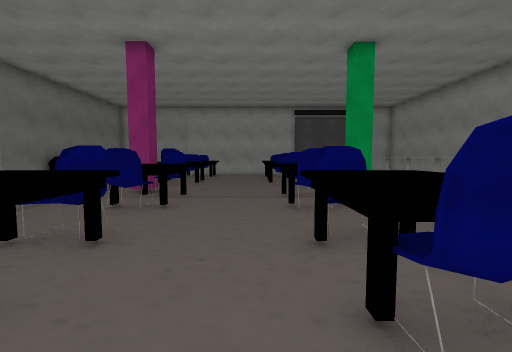
[1] (above)

18 first-person views from a walk through a scene from a Unity 3-D project. The camera is 1.4 m above the floor, tilts 4° down and sees 90° across. The floor is counted in squares, 1 m on a side. Each view is taken from the middle of a square. On the plan, view 1 faces up. The plan holds only what a view shows up to about 13 squares ahead; the rest is blank. The place goes on beyond the plan. The player character is not drawn. Some surface patterns are stand-ins.

[2]
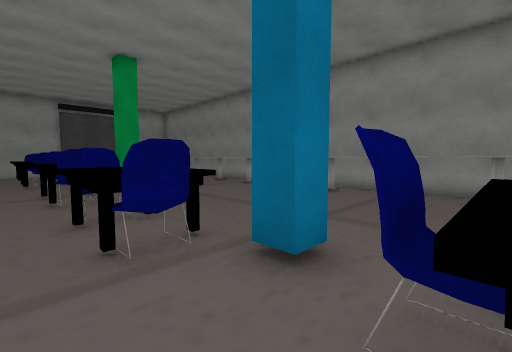

[3]
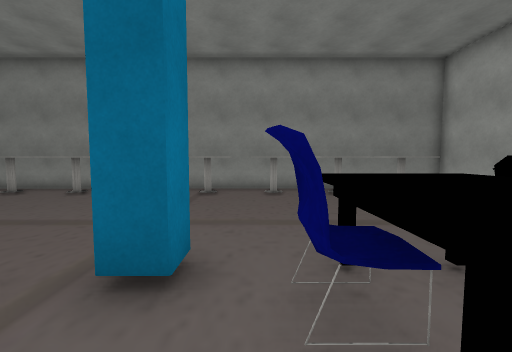

[4]
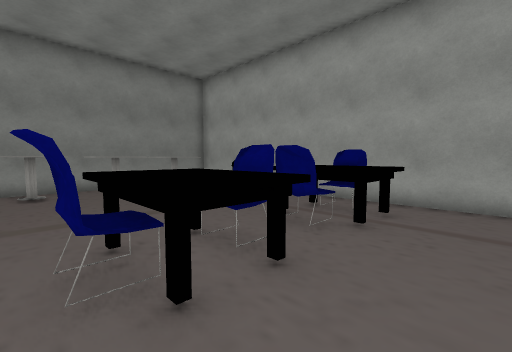

[5]
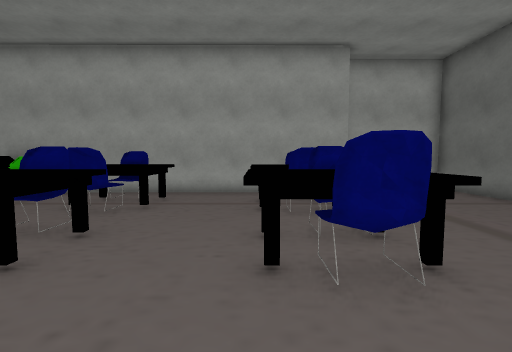

[6]
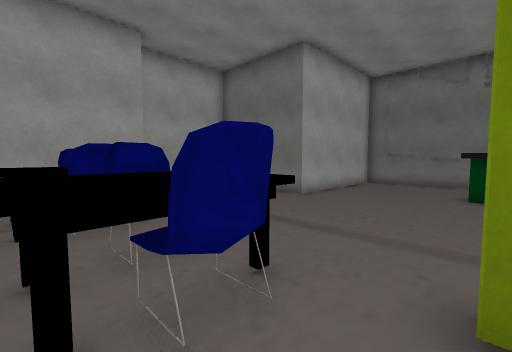

[7]
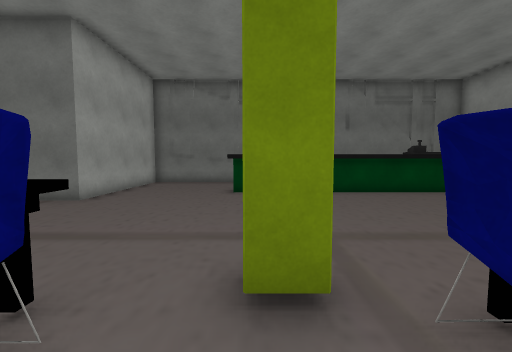

[8]
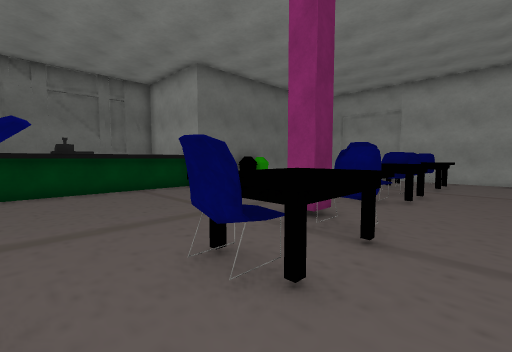

[9]
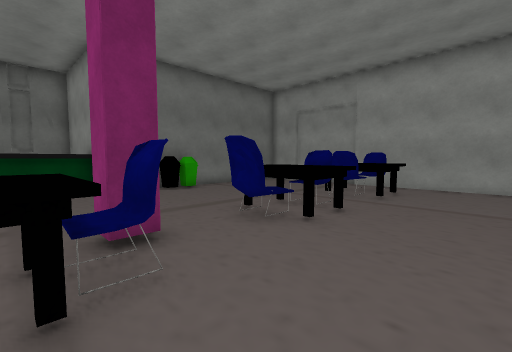

[10]
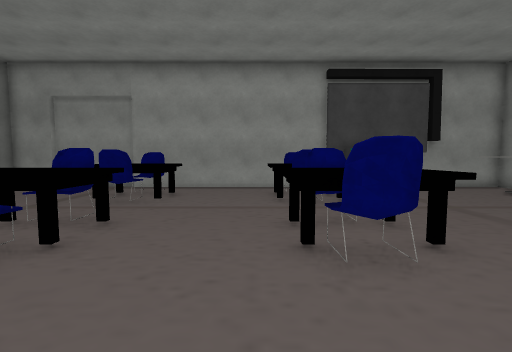

[11]
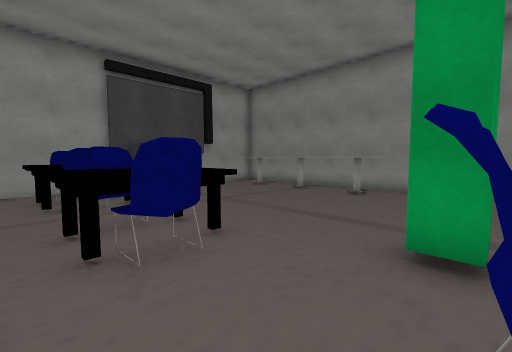

[12]
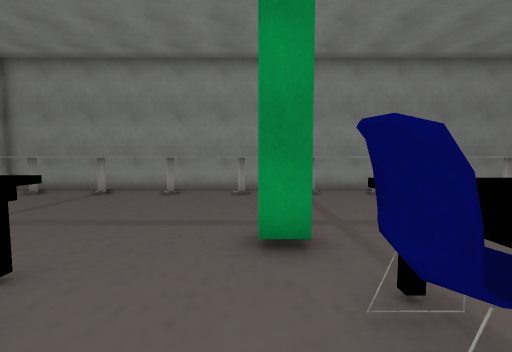

[13]
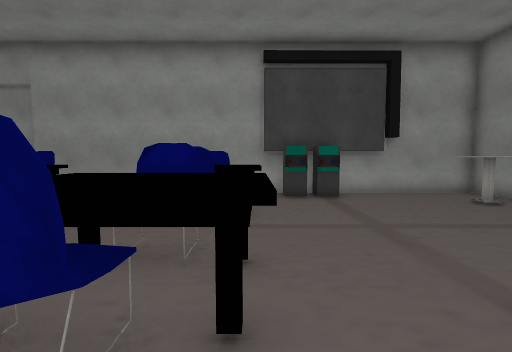

[14]
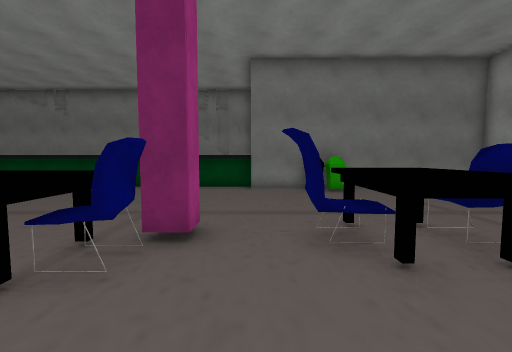

[15]
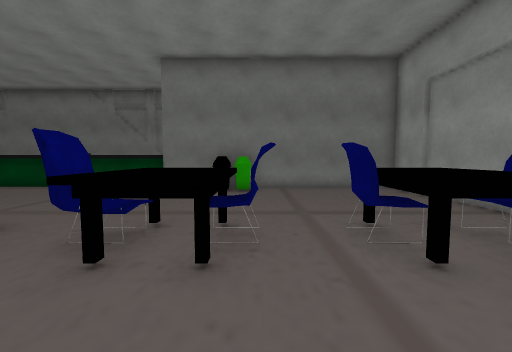

[16]
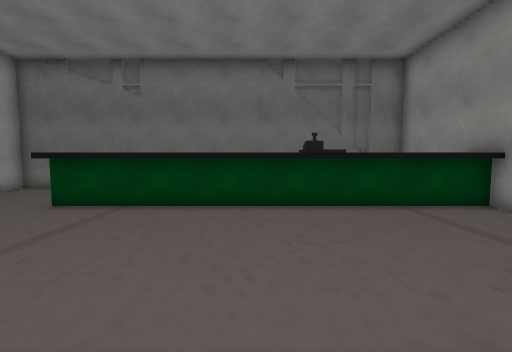

[17]
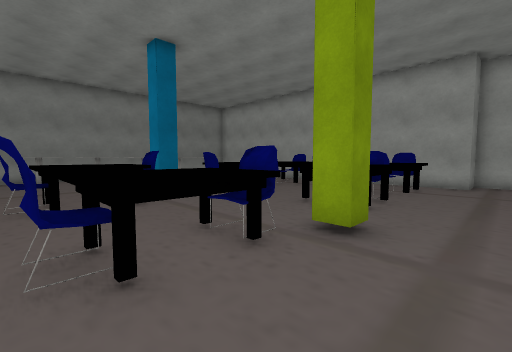

[18]
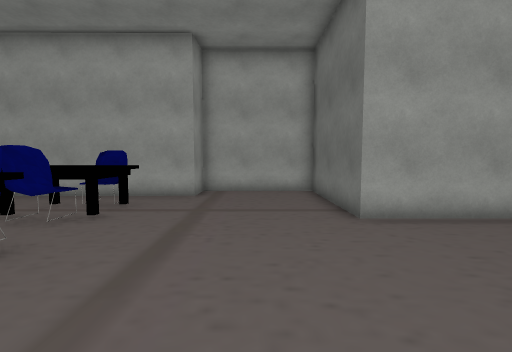

### Floor plan
Key: @ floor where view 1 was taken; # wall or solid block; x gap in a wall; . floor; ^ raised ledge.
Columns run from 17 left of view 1 to 12 right of it. Each row starts with its distance up from view 1.
 23        #####
 22      ###...###################
 21      #.......x...... ###...^^#
 20      #......^^^...^^ .....^^^#
 19      #......^^^...  ^......^^#
 18      #......^x^...^^^......^^#
 17      #....................^^^#
 16      ##.....##....^#.......^ #
 15      ##.....^^^...^^^......^^#
 14      # .....^^^...^^^.....^^^#
 13      #......##....##.........#
 12 ######....................^^^#
 11 #    #......##.............^^#
 10 #    #......#^^...^#.......^ #
  9 #    #.......^^...^^^.....^^^#
  8 #   ##.......^^...^ ^......^^#
  7 #   ##.......^^...^^.......^^#
  6 #   ##....................^^^#
  5 #    #.......##...##.......^ #
  4 #    #.......^^...^^^.....^^ #
  3 #    #.......^ ...^ ^......^^#
  2 #    #.......^^...^^^......^^#
  1 #    #......###....##.....^^^#
  0 #    #......##...@..#......^^#
 -1 #... #.....................^^#
 -2 #............^^^..^^^.....^^^#
 -3 #............ ^^..^^^........#
 -4 #............^^^..^#^.....^^^#
 -5 #............##....#...    ^ #
 -6 #######......^^^..^^^..    ^ #
 -7       #......^^^..^^ ..   ^^ #
 -8       #......^^...^x^..      #
 -9       #................ ##   #
-10       #....##################
-11       ######

Where each view was taken, in squares from view 1:
view 1: 0 up, 0 right, facing up
view 2: 2 down, 0 right, facing up-right
view 3: 1 down, 0 right, facing right
view 4: 1 down, 1 left, facing down-right
view 5: 1 up, 2 left, facing down
view 6: 0 up, 2 left, facing down-left
view 7: 0 up, 2 left, facing left
view 8: 5 up, 1 left, facing up-left
view 9: 9 up, 0 right, facing up-left
view 10: 10 up, 0 right, facing up
view 11: 10 up, 0 right, facing up-right
view 12: 11 up, 0 right, facing right
view 13: 12 up, 3 right, facing up
view 14: 12 up, 0 right, facing left
view 15: 16 up, 0 right, facing left
view 16: 5 up, 5 left, facing left
view 17: 5 up, 7 left, facing down-right
view 18: 0 up, 8 left, facing down
